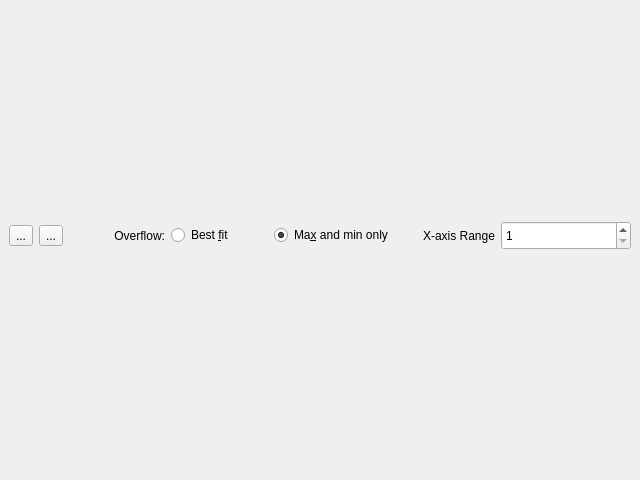
<?xml version="1.0" encoding="UTF-8"?>
<ui version="4.0">
 <class>PlotterView</class>
 <widget class="QDialog" name="PlotterView">
  <property name="geometry">
   <rect>
    <x>0</x>
    <y>0</y>
    <width>640</width>
    <height>480</height>
   </rect>
  </property>
  <property name="windowTitle">
   <string>Serial Plotter</string>
  </property>
  <layout class="QVBoxLayout" name="verticalLayout">
   <property name="leftMargin">
    <number>0</number>
   </property>
   <property name="topMargin">
    <number>0</number>
   </property>
   <property name="rightMargin">
    <number>0</number>
   </property>
   <property name="bottomMargin">
    <number>0</number>
   </property>
   <item>
    <layout class="QHBoxLayout" name="horizontalLayout">
     <property name="leftMargin">
      <number>9</number>
     </property>
     <property name="topMargin">
      <number>0</number>
     </property>
     <property name="rightMargin">
      <number>9</number>
     </property>
     <property name="bottomMargin">
      <number>9</number>
     </property>
     <item>
      <widget class="QToolButton" name="clearButton">
       <property name="toolTip">
        <string>&lt;html&gt;&lt;head/&gt;&lt;body&gt;&lt;p&gt;Clear graph&lt;/p&gt;&lt;/body&gt;&lt;/html&gt;</string>
       </property>
       <property name="text">
        <string>...</string>
       </property>
      </widget>
     </item>
     <item>
      <widget class="QToolButton" name="bestFitButton">
       <property name="toolTip">
        <string>Adjust graph for best fit</string>
       </property>
       <property name="text">
        <string>...</string>
       </property>
      </widget>
     </item>
     <item>
      <widget class="QLabel" name="overflowLabel">
       <property name="text">
        <string>Overflow:</string>
       </property>
       <property name="alignment">
        <set>Qt::AlignRight|Qt::AlignTrailing|Qt::AlignVCenter</set>
       </property>
      </widget>
     </item>
     <item>
      <widget class="QRadioButton" name="bestFitRadio">
       <property name="text">
        <string>Best &amp;fit</string>
       </property>
      </widget>
     </item>
     <item>
      <widget class="QRadioButton" name="maxMinRadio">
       <property name="text">
        <string>Ma&amp;x and min only</string>
       </property>
       <property name="checked">
        <bool>true</bool>
       </property>
      </widget>
     </item>
     <item>
      <widget class="QLabel" name="rangeLabel">
       <property name="text">
        <string>X-axis Range</string>
       </property>
       <property name="alignment">
        <set>Qt::AlignRight|Qt::AlignTrailing|Qt::AlignVCenter</set>
       </property>
      </widget>
     </item>
     <item>
      <widget class="QSpinBox" name="xRangeSpinBox">
       <property name="sizePolicy">
        <sizepolicy hsizetype="Preferred" vsizetype="Fixed">
         <horstretch>0</horstretch>
         <verstretch>0</verstretch>
        </sizepolicy>
       </property>
       <property name="minimumSize">
        <size>
         <width>130</width>
         <height>29</height>
        </size>
       </property>
       <property name="minimum">
        <number>1</number>
       </property>
       <property name="maximum">
        <number>1073741823</number>
       </property>
      </widget>
     </item>
    </layout>
   </item>
  </layout>
 </widget>
 <resources/>
 <connections/>
</ui>
